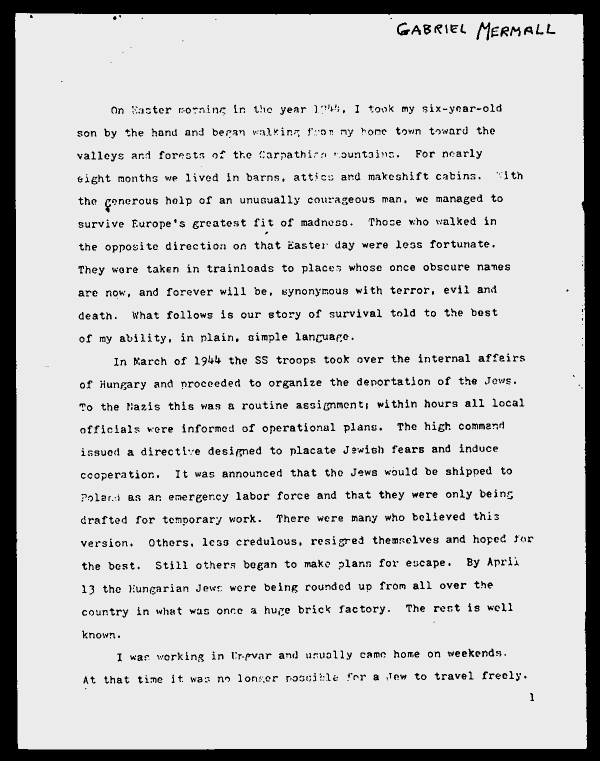
#> input picture temp/no_noise.jpg, 1200 x 1522 px, found by its file name (shown at 1/2 size)
$ python sixth.py
#> lines starting #> are read from the running program, lines starting #| are printed output that depends on the picture; after the words box and inside, x2 and y2 are one past the last pixel; in counts of white or black regions, pixels touching at a corner belong together
import cv2
import numpy as np

img = cv2.imread("ocr_python_textbook/temp/no_noise.jpg")
#> img is the input picture: shape (1522, 1200, 3); min 0, max 245, mean 204

def remove_borders(img):
    img=cv2.cvtColor(img,cv2.COLOR_BGR2GRAY)
#> img: shape (1522, 1200)
    contours, heiarchy = cv2.findContours(img, cv2.RETR_EXTERNAL, cv2.CHAIN_APPROX_SIMPLE)
#> contours = 64 contours, 63 with area under 20; largest, box (x1, y1, x2, y2) and area: (24, 24, 1176, 1504) 1671293; heiarchy = 64 rows, first 6: [1, -1, -1, -1], [2, 0, -1, -1], [3, 1, -1, -1], [4, 2, -1, -1], [5, 3, -1, -1], [6, 4, -1, -1]
    cntSorted=sorted(contours,key=lambda x:cv2.contourArea(x))
#> cntSorted has the same summary as contours
    cnt = cntSorted[-1]
#> cnt = contour of 1510 points, box (x1, y1, x2, y2) (24, 24, 1176, 1504), area 1671293
    x,y,width,height=cv2.boundingRect(cnt)
#> x = 24; y = 24; width = 1152; height = 1480
    crop=img[y:y+height,x:x+width]
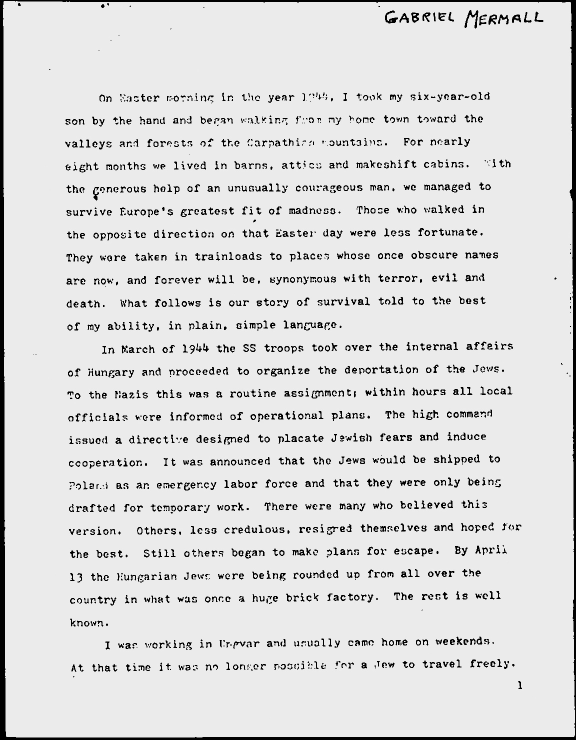
#> crop: shape (1480, 1152) (shown at 1/2 size); min 0, max 245, mean 218.5
    thresh,crop=cv2.threshold(crop,200,235,cv2.THRESH_BINARY)
#> crop: shape (1480, 1152); values 0 (black) and 235 (white), 93% white; 1717 black regions (393 under 20 px), largest, box (x1, y1, x2, y2) and area: (0, 0, 1152, 1480) 32734, (929, 20, 957, 57) 345, (770, 21, 796, 47) 285
    return (crop)

no_borders=remove_borders(img)
cv2.imwrite("temp/no_borders.jpg",no_borders)
